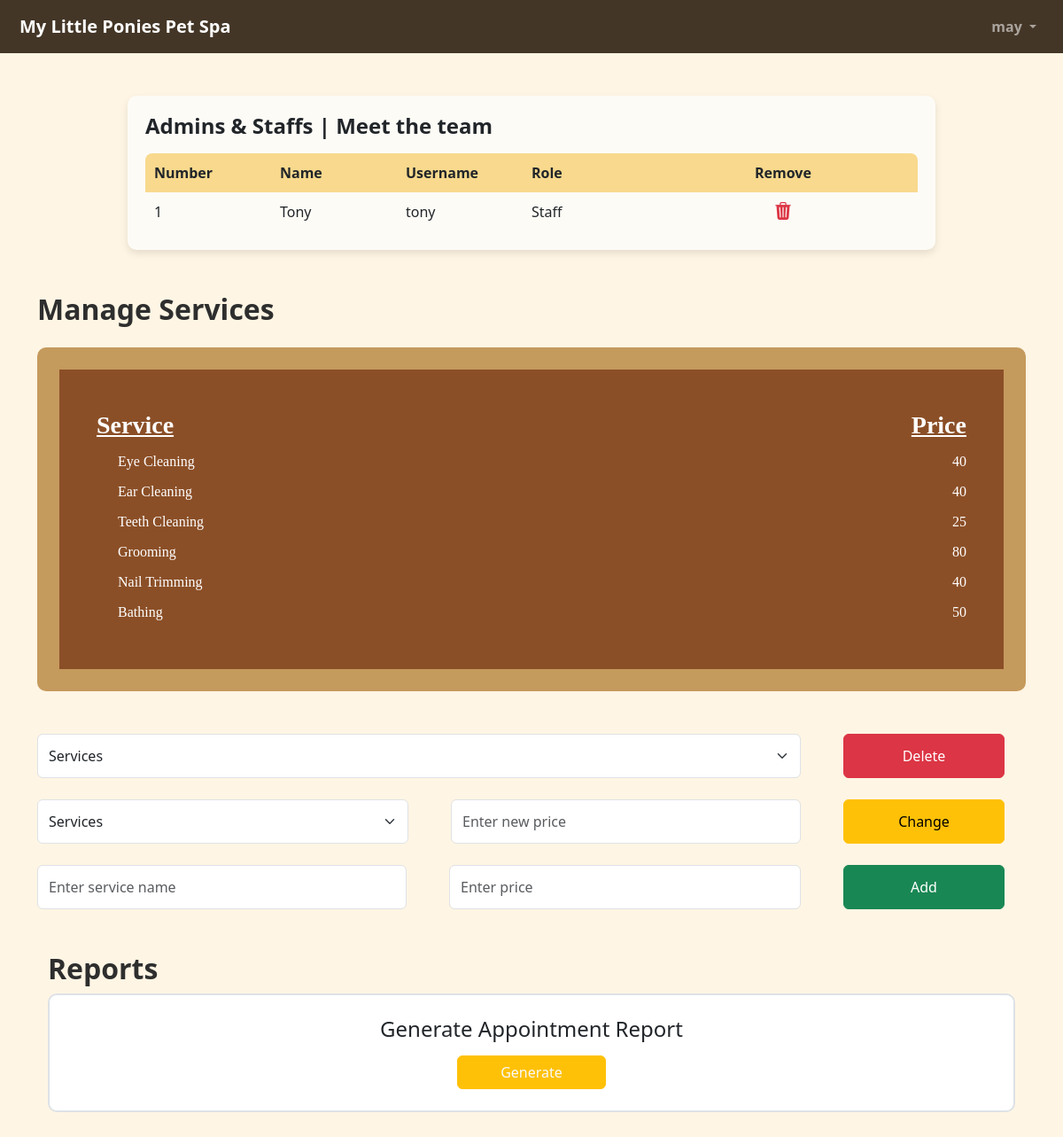
/ownerDashboard (signed in), run on the app's committed database.
### tables this page shows
CREATE TABLE testing(
id INTEGER PRIMARY KEY AUTOINCREMENT,
type TEXT NOT NULL,
username TEXT NOT NULL,
user_object BLOB NOT NULL);

CREATE TABLE services(
id INTEGER PRIMARY KEY AUTOINCREMENT,
name TEXT NOT NULL,
price INTEGER NOT NULL);

### apptesting.py (the view)
@app.route('/ownerDashboard')
def ownerDashboard():
    db.execute('SELECT * FROM testing WHERE id=?', [session['user_id']])
    user = db.fetchall()
    name = pickle.loads(user[0]['user_object']).name
    flash(name)
    db.execute("SELECT * FROM testing WHERE type = 'Admin' OR type = 'Staff'")
    staffs = db.fetchall()
    staff_list = []
    for staff in staffs:
        staff_list.append([(pickle.loads(staff['user_object'])).name,staff['username'], staff['type']])
    flash(staff_list)
    db.execute('SELECT * FROM services')
    services = db.fetchall()
    serviceList = []
    for service in services:
        serviceList.append([service['name'], service['price']])
    flash(serviceList)
    serviceListToDelete = []
    for service in services:
        serviceListToDelete.append(service['name'])
    flash(serviceListToDelete)
    new_discount = spa_system.membership_benefits["New"]["discount"]
    newMinimumSpending = spa_system.membership_benefits["New"]["spending_limit"]
    regular_discount = spa_system.membership_benefits["Regular"]["discount"]
    regularMinimumSpending = spa_system.membership_benefits["Regular"]["spending_limit"]
    premium_discount = spa_system.membership_benefits["Premium"]["discount"]
    premiumMinimumSpending = spa_system.membership_benefits["Premium"]["spending_limit"]
    flash(new_discount)
    flash(newMinimumSpending)
    flash(regular_discount)
    flash(regularMinimumSpending)
    flash(premium_discount)
    flash(premiumMinimumSpending)
    return render_template('owner_dashboard.html')

### apptesting.py (called while the page is built)
    @property
    def name(self):
        return self.__name

    @property
    def membership_benefits(self):
        return self.__membership_benefits

### templates/owner_dashboard.html (shortened to what this page needs)
{% extends 'layout.html' %}
{% block nav %}
<a class="navbar-brand" href="{{ url_for('userMain') }}">My Little Ponies Pet Spa</a>
<div class="collapse navbar-collapse" id="navbarNav">
    <ul class="navbar-nav ms-auto">
        <li class="nav-item dropdown">
            <a class="nav-link dropdown-toggle" href="#" id="userDropdown" role="button" data-bs-toggle="dropdown" aria-expanded="false">
                {% with message = get_flashed_messages() %}
                    {{ message[0] }}
                {% endwith %}
            </a>
          </li>
    </ul>
</div>
{% endblock %}
{% block main %}
        <div class="container my-5 p-0">
            <div class="table-container">
                <h4 class="mb-3 fw-bold">Admins & Staffs | Meet the team</h4>
                <div class="table-header d-flex">
                    <div class="col-2">Number</div>
                    <div class="col-2">Name</div>
                    <div class="col-2">Username</div>
                    <div class="col-2">Role</div>
                    <div class="col-4 text-center">Remove</div>
                </div>
                <div id="staff-list">
                    {% with staffs = get_flashed_messages() %}
                        {% for staff in staffs[1] %}
                            <div class="table-row d-flex">
                                <div class="col-2">{{ loop.index }}</div>
                                <div class="col-2">{{ staff[0] }}</div>
                                <div class="col-2">{{ staff[1] }}</div>
                                <div class="col-2">{{ staff[2] }}</div>
                                <div class="col-4 text-center">
                                    <button class="p-0 border-0" style="background-color: transparent;">
                                        <i class="bi bi-trash3-fill h5 text-danger"></i>
                                    </button>
                                </div>
                            </div>
                        {% endfor %}
                    {% endwith %}
                </div>
            </div>
        <div class="container">
            <h2 class="mt-5 mb-4 fw-bold">Manage Services</h2>
            <div class="service-card">
            <div class="row mb-2 fw-bold">
                <div class="col-8 fs-3 text-decoration-underline">Service</div>
                <div class="col-4 text-end fs-3 text-decoration-underline">Price</div>
            </div>
            {% with messages = get_flashed_messages() %}
                {% for service in messages[2] %}
                    <div class="row mb-2">
                        <div class="col-8">
                        <div class="form-check">
                            <label class="form-check-label" for="eyeCleaning">{{ service[0] }}</label>
                        </div>
                        </div>
                        <div class="col-4 text-end">{{ service[1] }}</div>
                    </div>
                {% endfor %}
            {% endwith %}
        </div>
        <form method="POST" action="{{ url_for('deleteService') }}">
            <div class="row container mt-5 gap-5 d-flex flex-wrap justify-content-between">
                <select class="form-select col form-control" name="serviceToDelete" style="background-color: #fff;">
                    <option selected disabled>Services</option>
                </select>
                <button class="btn col-2 btn-danger" type="submit">Delete</button>
            </div>
        </form>
         <form method="POST" action="{{ url_for('changeServicePrice') }}">
             <div class="row container mt-4 gap-5 d-flex flex-wrap justify-content-between">
                 <select class="form-select col" name="serviceToChange" style="background-color: #fff;">
                   <option selected disabled>Services</option>
                 </select>
                 <input type="text" name="newServicePrice" class="form-control text-start col" style="background-color: #fff;" placeholder="Enter new price">
                 <button class="btn col-2 btn-warning">Change</button>
             </div>
         </form>
         <form method="POST" action="{{ url_for('addNewService') }}">
             <div class="row container my-4 gap-5 d-flex flex-wrap justify-content-between">
                 <input type="text" class="form-control w-auto text-start col" name="addedServiceName" style="background-color: #fff; padding-right:32px" placeholder="Enter service name">
                 <input type="text" class="form-control w-auto text-start col" name="addedServicePrice" style="background-color: #fff;" placeholder="Enter price">
                 <button class="btn col-2 btn-success">Add</button>
             </div>
         </form>
        <div class="container mt-5">
            <h2 class="fw-bold">Reports</h2>
            <div class="p-4 border border-2 mt-2 d-flex flex-column align-items-center justify-content-between" style="background-color: #fff;">
                <h4>Generate Appointment Report</h4>
                <form method="POST" action="{{ url_for('ownerGenerateReport') }}">
                    <button class="btn btn-warning text-light mt-2 px-5"type="submit">Generate</button>
                </form>
            </div>
        </div>
{% endblock %}

### static/main.css (style rules this page uses)
body { background-color:#FFF5E4; display: flex; flex-direction: column; align-items: center; justify-content: center; }
.service-card { background-color: #8B4F27; color: white; padding: 42px; border-radius: 10px; border: 25px solid #C59A5D; font-family: 'Indie Flower', cursive; }
h2 { color: #2e2e2e; }
.table-container { max-width: 80%; margin: auto; background: #fdfbf6; padding: 20px; border-radius: 10px; box-shadow: 0px 4px 8px rgba(0, 0, 0, 0.1); }
.table-header { background-color: #f8d98d; font-weight: bold; padding: 10px; border-radius: 8px 8px 0 0; }
.table-row { padding: 10px; border-bottom: 1px solid #ddd; }
.table-row:last-child { border-bottom: none; }
.form-control { text-align: start; padding: 12px; }
.border { border-radius: 10px; }

### data on the page
testing: username "may"
testing: username "Tony", username "tony", type "Staff"
services: name "Eye Cleaning", price "40"
services: name "Ear Cleaning", price "40"
services: name "Teeth Cleaning", price "25"
services: name "Grooming", price "80"
services: name "Nail Trimming", price "40"
services: name "Bathing", price "50"
